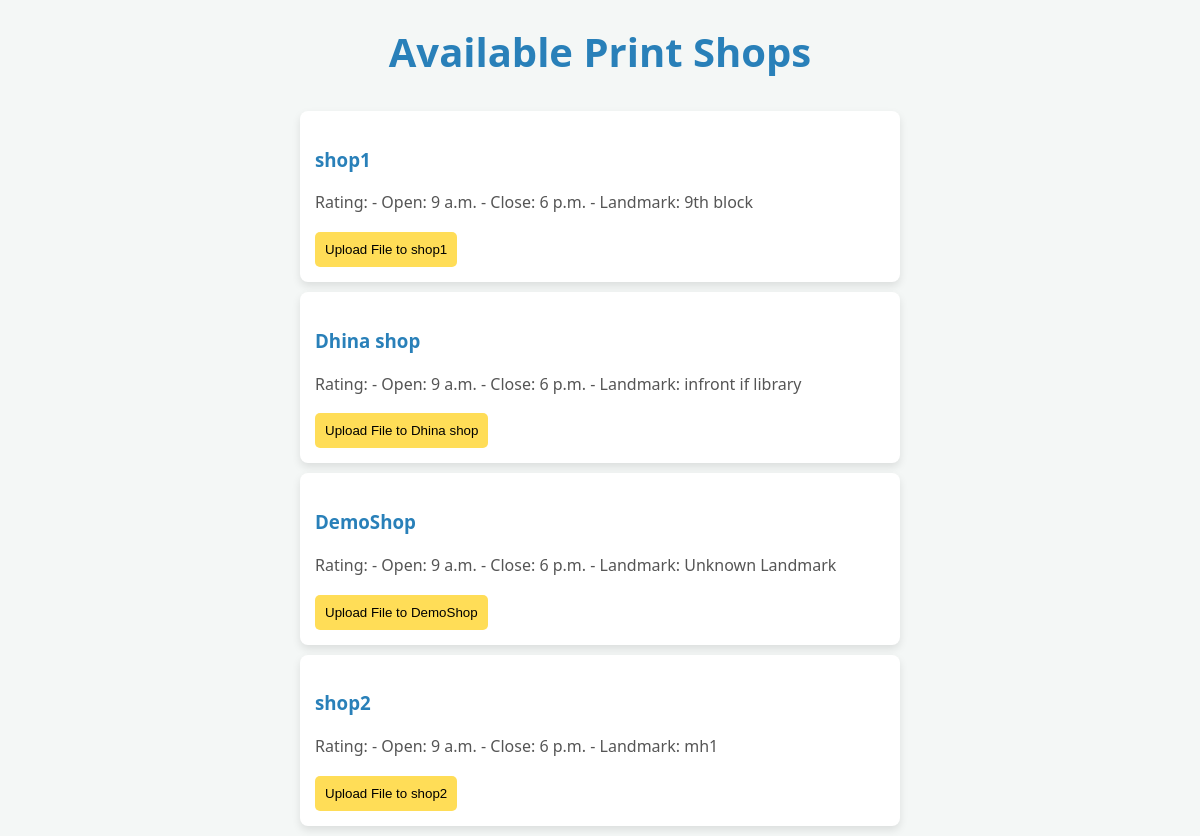
Before: /users/student/dashboard/ (signed in) with the older database file.
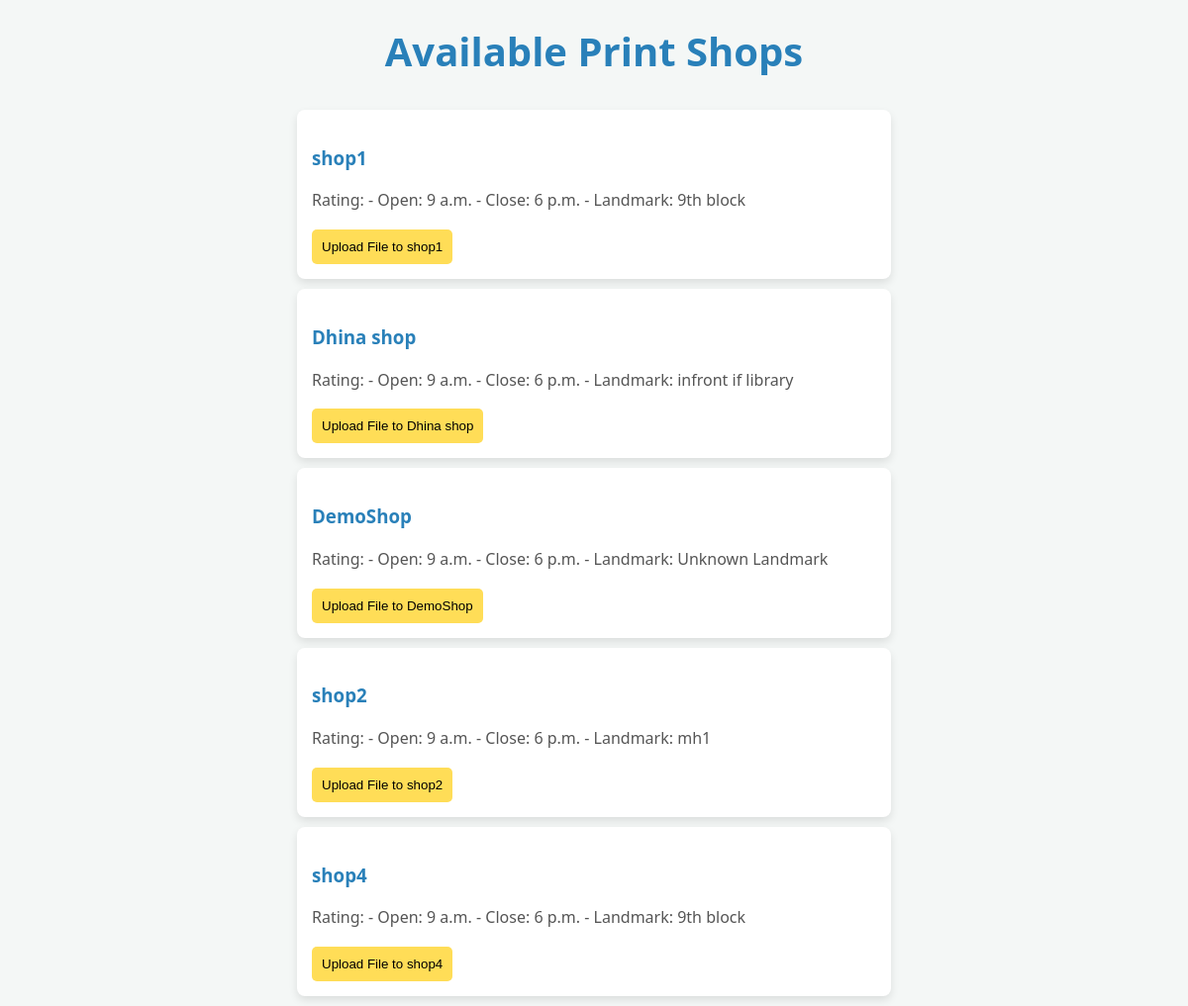
After: the same page with the newer database file.
### users/models.py (models this page shows, shortened)
class OwnerProfile(models.Model):
    user = models.OneToOneField(User, on_delete=models.CASCADE)
    shop_name = models.CharField(max_length=100)
    opening_time = models.TimeField(default=datetime.time(9, 0))  # Set as a time object
    closing_time = models.TimeField(default=datetime.time(18, 0))  # Set as a time object
    landmark = models.CharField(max_length=255, default='Unknown Landmark')

### users/views.py (the view)
# urls.py: path('student/dashboard/', views.student_dashboard, name='student_dashboard'),
@login_required
def student_dashboard(request):
    shops = OwnerProfile.objects.all()
    return render(request, 'student_dashboard.html', {'shops': shops})

### users/templates/student_dashboard.html (shortened to what this page needs)
<!DOCTYPE html>
<html lang="en">
<head>
</head>
<body>
    <h1>Available Print Shops</h1>
    <ul>
        {% for shop in shops %}
            <li>
                <h3>{{ shop.shop_name }}</h3>
                <p>Rating: {{ shop.rating }} - Open: {{ shop.opening_time }} - Close: {{ shop.closing_time }} - Landmark: {{ shop.landmark }}</p>
                <a href="{% url 'upload_file' shop.id %}">
                    <button>Upload File to {{ shop.shop_name }}</button>
                </a>
            </li>
        {% empty %}
            <li>No shops available.</li>
        {% endfor %}
    </ul>
</body>
</html>

### users/templates/student_dashboard.html (style rules this page uses)
body { font-family: 'Segoe UI', Tahoma, Geneva, Verdana, sans-serif; background-color: #f4f7f6; color: #333; margin: 0; padding: 0; box-sizing: border-box; line-height: 1.6; }
h1, h2 { text-align: center; color: #2980b9; font-weight: bold; }
h1 { margin-top: 20px; font-size: 2.5rem; }
ul { list-style-type: none; padding: 0; width: 100%; max-width: 600px; margin: 0 auto; }
li { background-color: #fff; margin: 10px 0; padding: 15px; border-radius: 8px; box-shadow: 0 4px 8px rgba(0, 0, 0, 0.1); animation: slideIn 0.5s ease-in-out; }
li h3 { color: #2980b9; margin-bottom: 10px; }
li p { font-size: 1rem; color: #555; }
button { background-color: #ffdd57; color: #000; border: none; padding: 10px; border-radius: 5px; cursor: pointer; transition: background-color 0.3s; }
a { text-decoration: none; }

Changed rows visible on the page:
added OwnerProfile: shop_name "shop4", opening_time "9 a.m.", closing_time "6 p.m.", landmark "9th block"
